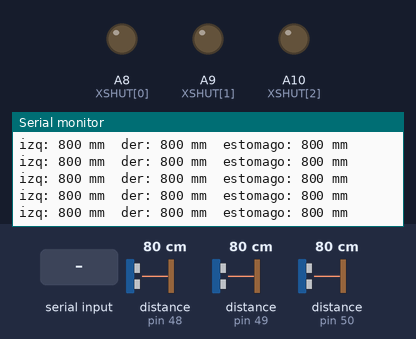
A sketch run on a simulated Arduino Mega 2560, built with avr-gcc and run on an emulated ATmega2560. On the bench: output pins drawn as LEDs (lit = HIGH), the last lines printed to the serial monitor. The test bench sets the inputs (shaded band); at power-on: distance to the obstacle (sensors on pin 48, pin 49, pin 50) 80 cm. The echo pulse lasts 58.3 µs per cm.

Above: at 1.2 s.
1.3 s: distance to the obstacle (sensor on pin 48) set to 250 cm
At 1.46 s:
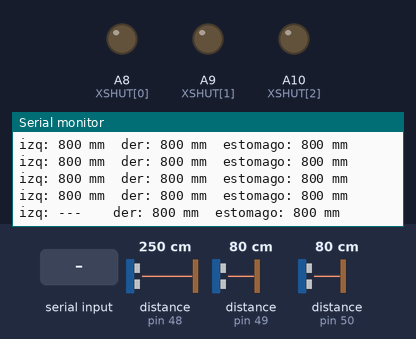
3.2 s: distance to the obstacle (sensor on pin 49) set to 250 cm
At 3.46 s:
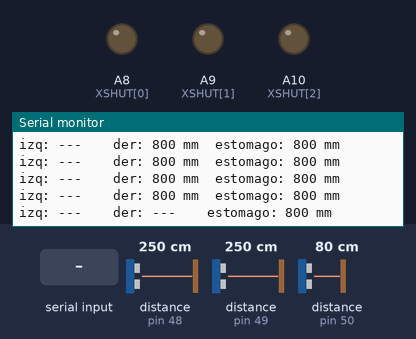
5.2 s: distance to the obstacle (sensor on pin 50) set to 250 cm
At 5.26 s:
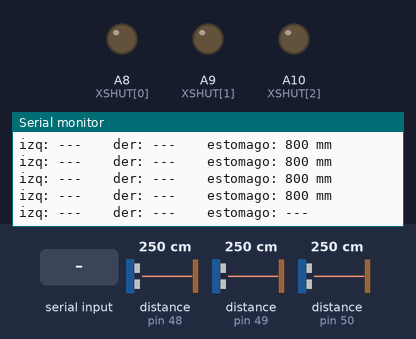
7.2 s: "i" received over Serial
10.2 s: distance to the obstacle (sensor on pin 48) set to 2 cm
At 10.47 s:
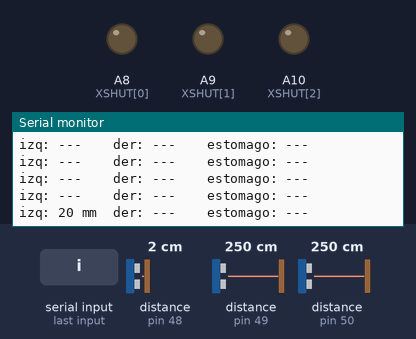
12.4 s: distance to the obstacle (sensor on pin 49) set to 2 cm
At 12.67 s:
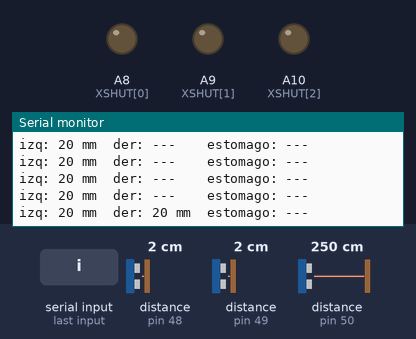

The sketch:

prueba-laser-mega.ino
```cpp
/*
  Prueba de los 3 VL53L0X (láser) en el Arduino Mega

  Conexiones:
    I2C: SDA -> D20, SCL -> D21, VIN -> 5V (si el módulo tiene regulador), GND
    XSHUT izquierdo -> A8   (queda en 0x30)
    XSHUT derecho   -> A9   (queda en 0x31)
    XSHUT estómago  -> A10  (queda en 0x32)
  El PCA9685 de los servos está en 0x40 y no se toca.

  Imprime los 3 en mm cada 100 ms (9600). "---" = sin eco o fuera de rango.
  Por el monitor serie:
    'i' -> escanea el bus I2C y dice qué direcciones responden
*/

#include <Wire.h>
#include <VL53L0X.h>

const uint8_t NUM = 3;
const uint8_t XSHUT[NUM] = {A8, A9, A10};
const uint8_t DIRECCION[NUM] = {0x30, 0x31, 0x32};
const char *NOMBRE[NUM] = {"izq", "der", "estomago"};
const uint16_t SIN_ECO = 8000;  // el VL53L0X devuelve ~8190 sin eco

VL53L0X sensor[NUM];
bool ok[NUM];

void escanearI2c() {
  Serial.print(F("I2C:"));
  for (uint8_t dir = 1; dir < 127; dir++) {
    Wire.beginTransmission(dir);
    if (Wire.endTransmission() == 0) { Serial.print(F(" 0x")); Serial.print(dir, HEX); }
  }
  Serial.println();
}

void setup() {
  Serial.begin(9600);
  Wire.begin();
  for (uint8_t i = 0; i < NUM; i++) { pinMode(XSHUT[i], OUTPUT); digitalWrite(XSHUT[i], LOW); }
  delay(20);
  // Se prenden de a uno: todos arrancan en 0x29, así que cada uno recibe su dirección antes del siguiente
  for (uint8_t i = 0; i < NUM; i++) {
    pinMode(XSHUT[i], INPUT);  // alta impedancia: el módulo lo sube solo
    delay(20);
    sensor[i].setTimeout(100);
    ok[i] = sensor[i].init();
    if (ok[i]) {
      sensor[i].setAddress(DIRECCION[i]);
      sensor[i].setMeasurementTimingBudget(20000);
      sensor[i].startContinuous();
    }
    Serial.print(NOMBRE[i]);
    Serial.println(ok[i] ? F(": OK") : F(": NO RESPONDE (revisar XSHUT, VIN, SDA/SCL)"));
  }
  escanearI2c();
}

void loop() {
  if (Serial.available() && Serial.read() == 'i') escanearI2c();
  for (uint8_t i = 0; i < NUM; i++) {
    Serial.print(NOMBRE[i]);
    Serial.print(F(": "));
    if (!ok[i]) { Serial.print(F("N/A    ")); continue; }
    uint16_t mm = sensor[i].readRangeContinuousMillimeters();
    if (sensor[i].timeoutOccurred() || mm >= SIN_ECO) Serial.print(F("---    "));
    else { Serial.print(mm); Serial.print(F(" mm  ")); }
  }
  Serial.println();
  delay(100);
}
```

Measured:
- after the input at 1.3 s, the serial monitor: prints a new line at once (image 1)
- after the input at 3.2 s, the serial monitor: prints a new line after 0.10 s (image 2)
- after the input at 10.2 s, the serial monitor: prints a new line after 0.12 s (image 4)
- after the input at 12.4 s, the serial monitor: prints a new line after 0.12 s (image 5)
